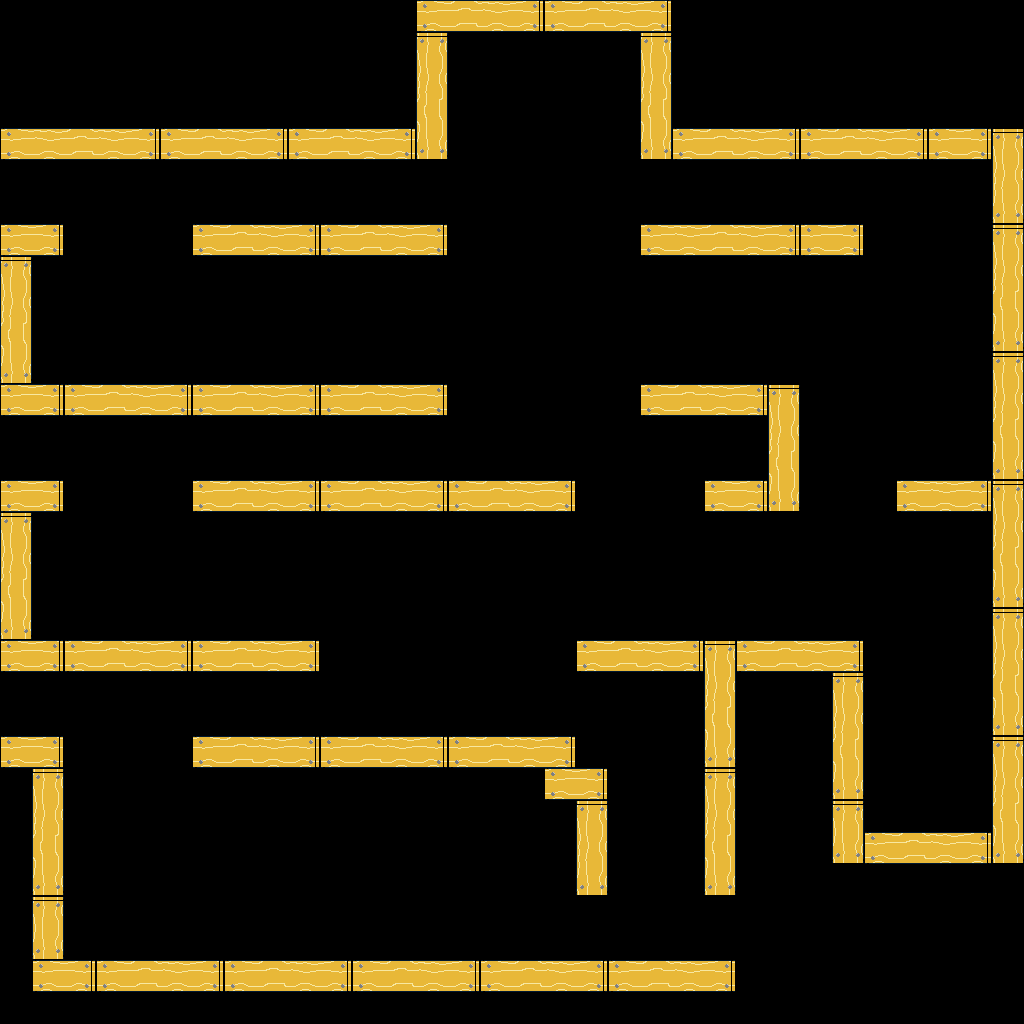

This game map was drawn from its Tiled (.tmx) file and the tilesets committed beside it. A one-line description and the trimmed map source follow:
An orthogonal 32x32 tile map with 32x32 px tiles, 2 tile layers (background, foreground), 3 tilesets and 56 objects (22x spikes, 19x rope, 8x fan, 5x door, spawn, ...).

<map version="1.0" orientation="orthogonal" renderorder="right-down" width="32" height="32" tilewidth="32" tileheight="32" nextobjectid="93">
 <tileset firstgid="1" name="basic-tiles" tilewidth="32" tileheight="32" tilecount="256" columns="16">
  <image source="basic-tiles.png" width="512" height="512" />
 </tileset>
 <tileset firstgid="257" name="objects" tilewidth="64" tileheight="64" tilecount="4" columns="0">
  <tile id="1">
   <image width="32" height="64" source="fan_0.png" />
  </tile>
  <tile id="3">
   <image width="32" height="32" source="exit.png" />
  </tile>
  <tile id="4">
   <image width="32" height="32" source="spawn.png" />
  </tile>
  <tile id="5">
   <image width="64" height="7" source="door.png" />
  </tile>
 </tileset>
 <tileset firstgid="263" name="objects" tilewidth="64" tileheight="64" tilecount="4" columns="0">
  <tile id="1">
   <image width="32" height="64" source="fan_0.png" />
  </tile>
  <tile id="2">
   <image width="32" height="32" source="spawn.png" />
  </tile>
  <tile id="3">
   <image width="32" height="32" source="exit.png" />
  </tile>
  <tile id="9">
   <image width="64" height="7" source="door.png" />
  </tile>
 </tileset>
 <layer name="background" width="32" height="32">
  <data>[1024 cells, 0 non-empty, 0 distinct tile ids]</data>
 </layer>
 <layer name="foreground" width="32" height="32">
  <data>[1024 cells, 211 non-empty, 8 distinct tile ids]</data>
 </layer>
 <objectgroup name="objects">
  <object id="24" type="spawn" gid="261" x="128" y="896" width="32" height="32" />
  <object id="35" type="exit" gid="260" x="928" y="800" width="32" height="32" />
  <object id="38" type="fan" gid="258" x="0" y="224" width="32" height="64" />
  <object id="40" type="fan" gid="2147483906" x="704" y="640" width="32" height="64" />
  <object id="41" type="fan" gid="258" x="0" y="480" width="32" height="64" />
  <object id="42" type="fan" gid="258" x="0" y="736" width="32" height="64" />
  <object id="43" type="door" gid="272" x="68" y="661.333" width="64" height="7" rotation="90">
   <properties>
    <property name="openRotation" type="float" value="0" />
    <property name="triggeredByRopeGroup" value="rope-group-1" />
   </properties>
  </object>
  <object id="44" type="door" gid="272" x="69.3333" y="402.667" width="64" height="7" rotation="90">
   <properties>
    <property name="openRotation" type="float" value="0" />
    <property name="triggeredByRopeGroup" value="rope-group-3" />
   </properties>
  </object>
  <object id="45" type="door" gid="272" x="70.6667" y="148" width="64" height="7" rotation="90">
   <properties>
    <property name="openRotation" type="float" value="0" />
    <property name="triggeredByRopeGroup" value="rope-group-5" />
   </properties>
  </object>
  <object id="46" type="rope" gid="99" x="160" y="768" width="32" height="32">
   <properties>
    <property name="group" value="rope-group-1" />
   </properties>
  </object>
  <object id="47" type="rope" gid="82" x="64" y="768" width="32" height="32">
   <properties>
    <property name="group" value="rope-group-1" />
   </properties>
  </object>
  <object id="48" type="rope" gid="83" x="96" y="768" width="32" height="32">
   <properties>
    <property name="group" value="rope-group-1" />
   </properties>
  </object>
  <object id="49" type="rope" gid="83" x="128" y="768" width="32" height="32">
   <properties>
    <property name="group" value="rope-group-1" />
   </properties>
  </object>
  <object id="50" type="rope" gid="99" x="160" y="512" width="32" height="32">
   <properties>
    <property name="group" value="rope-group-3" />
   </properties>
  </object>
  <object id="51" type="rope" gid="82" x="64" y="512" width="32" height="32">
   <properties>
    <property name="group" value="rope-group-3" />
   </properties>
  </object>
  <object id="52" type="rope" gid="83" x="96" y="512" width="32" height="32">
   <properties>
    <property name="group" value="rope-group-3" />
   </properties>
  </object>
  <object id="53" type="rope" gid="83" x="128" y="512" width="32" height="32">
   <properties>
    <property name="group" value="rope-group-3" />
   </properties>
  </object>
  <object id="54" type="rope" gid="99" x="160" y="256" width="32" height="32">
   <properties>
    <property name="group" value="rope-group-5" />
   </properties>
  </object>
  <object id="55" type="rope" gid="82" x="64" y="256" width="32" height="32">
   <properties>
    <property name="group" value="rope-group-5" />
   </properties>
  </object>
  <object id="56" type="rope" gid="83" x="96" y="256" width="32" height="32">
   <properties>
    <property name="group" value="rope-group-5" />
   </properties>
  </object>
  <object id="57" type="rope" gid="83" x="128" y="256" width="32" height="32">
   <properties>
    <property name="group" value="rope-group-5" />
   </properties>
  </object>
  <object id="58" type="door" gid="272" x="785.333" y="500" width="64" height="7" rotation="90">
   <properties>
    <property name="openRotation" type="float" value="180" />
    <property name="triggeredByRopeGroup" value="rope-group-4" />
   </properties>
  </object>
  <object id="59" type="door" gid="272" x="626.667" y="649.333" width="64" height="7" rotation="270">
   <properties>
    <property name="openRotation" type="float" value="0" />
    <property name="triggeredByRopeGroup" value="rope-group-2" />
   </properties>
  </object>
  <object id="60" type="rope" gid="83" x="640" y="512" width="32" height="32">
   <properties>
    <property name="group" value="rope-group-4" />
   </properties>
  </object>
  <object id="61" type="rope" gid="99" x="672" y="512" width="32" height="32">
   <properties>
    <property name="group" value="rope-group-4" />
   </properties>
  </object>
  <object id="62" type="rope" gid="83" x="608" y="512" width="32" height="32">
   <properties>
    <property name="group" value="rope-group-4" />
   </properties>
  </object>
  <object id="63" type="rope" gid="82" x="576" y="512" width="32" height="32">
   <properties>
    <property name="group" value="rope-group-4" />
   </properties>
  </object>
  <object id="64" type="rope" gid="98" x="576" y="768" width="32" height="32">
   <properties>
    <property name="group" value="rope-group-2" />
   </properties>
  </object>
  <object id="65" type="rope" gid="81" x="576" y="704" width="32" height="32">
   <properties>
    <property name="group" value="rope-group-2" />
   </properties>
  </object>
  <object id="66" type="rope" gid="97" x="576" y="736" width="32" height="32">
   <properties>
    <property name="group" value="rope-group-2" />
   </properties>
  </object>
  <object id="67" type="fan" gid="2147483906" x="704" y="960" width="32" height="64" />
  <object id="68" type="fan" gid="258" x="704" y="576" width="32" height="64" />
  <object id="69" type="fan" gid="2147483906" x="768" y="384" width="32" height="64" />
  <object id="70" type="fan" gid="2147483906" x="768" y="320" width="32" height="64" />
  <object id="71" type="spikes" gid="19" x="448" y="64" width="32" height="32" />
  <object id="72" type="spikes" gid="19" x="480" y="64" width="32" height="32" />
  <object id="73" type="spikes" gid="19" x="512" y="64" width="32" height="32" />
  <object id="74" type="spikes" gid="19" x="608" y="64" width="32" height="32" />
  <object id="75" type="spikes" gid="19" x="576" y="64" width="32" height="32" />
  <object id="76" type="spikes" gid="19" x="544" y="64" width="32" height="32" />
  <object id="77" type="spikes" gid="18" x="896" y="480" width="32" height="32" />
  <object id="78" type="spikes" gid="18" x="928" y="480" width="32" height="32" />
  <object id="79" type="spikes" gid="18" x="960" y="480" width="32" height="32" />
  <object id="80" type="spikes" gid="18" x="832" y="640" width="32" height="32" />
  <object id="81" type="spikes" gid="18" x="768" y="640" width="32" height="32" />
  </objectgroup>
</map>
<!-- 11 of 56 objects omitted -->
